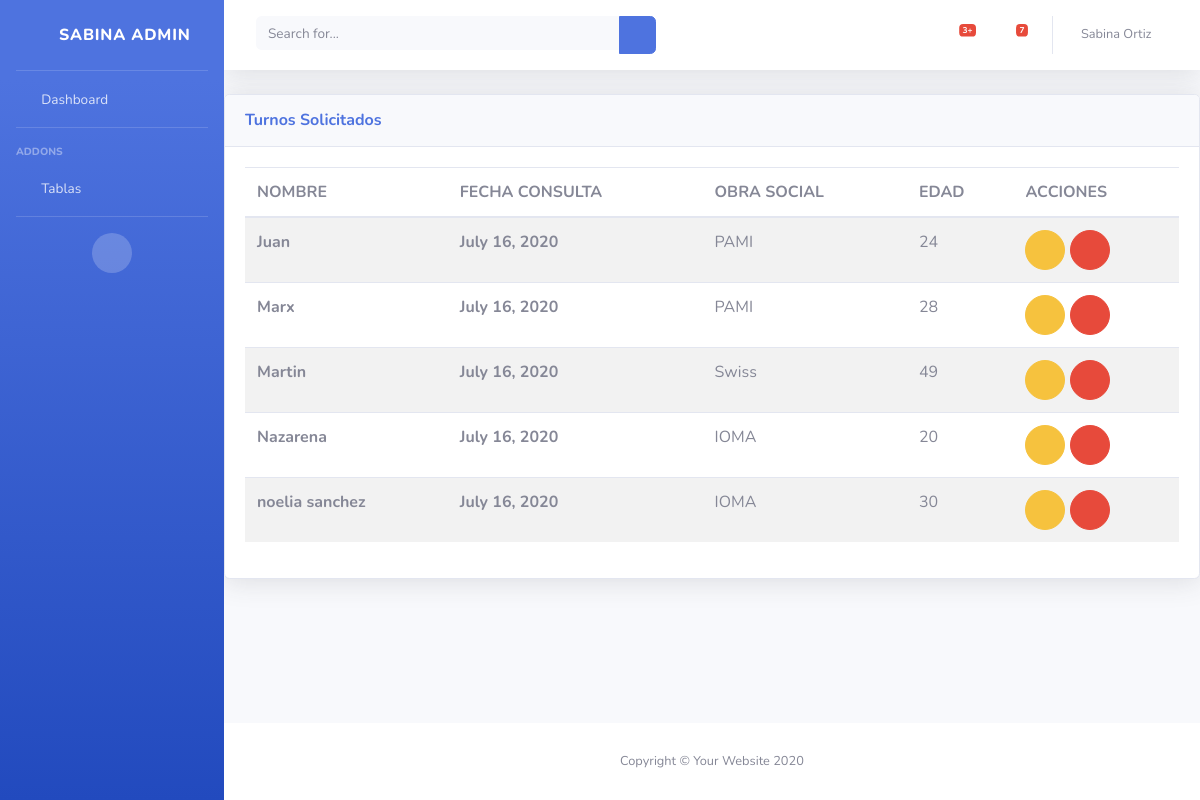
/turnolista/ (signed in), run on the app's committed database.
### turnos/models.py (models this page shows, shortened)
class Turno(models.Model):
    nombre = models.CharField(max_length=100)
    obra_social = models.CharField(max_length=100)
    email = models.EmailField(max_length=80)
    edad = models.IntegerField()
    dni = models.BigIntegerField()
    telefono = models.CharField(max_length=80)
    direccion = models.CharField(max_length=150)
    fecha_consulta = models.DateField(verbose_name="Fecha de Consulta", default=now)
    fecha_create = models.DateTimeField(auto_now_add=True)
    fecha_update = models.DateTimeField(auto_now=True)
    class Meta:
        verbose_name = "turno"
        verbose_name_plural = "turnos"

### administracion/views.py (the view)
# urls.py: path('', TablaTurno.as_view(), name='turno_list'),
class TablaTurno(LoginRequiredMixin, ListView):
    model = Turno
    template_name = 'administracion/turnos.html'
    context_object_name = "turnos"
    login_url = 'login:login'

### administracion/templates/administracion/turnos.html (shortened to what this page needs)
{% extends 'login/home.html' %}
{% block contenido %}
 <div class="card shadow ">
    <div class="card-header py-3 d-flex flex-row align-items-center justify-content-between">
      <h6 class="m-0 font-weight-bold text-primary">Turnos Solicitados</h6>
      <div class="dropdown no-arrow">
        <a class="dropdown-toggle" href="#" role="button" id="dropdownMenuLink" data-toggle="dropdown" aria-haspopup="true" aria-expanded="false">
          <i class="fas fa-ellipsis-v fa-sm fa-fw text-gray-400"></i>
        </a>
      </div>
    </div>
    <div class="card-body">
      {% if not turnos %}
      <div class="alert alert-info">No existe Turnos Solicitados</div>
      {% else %}
      <table class="table table-striped table-hover" id="tablaturnos">
        <thead>
          <tr>
            <th scope="col">NOMBRE</th>
            <th scope="col">FECHA CONSULTA</th>
            <th scope="col">OBRA SOCIAL</th>
            <th scope="col">EDAD</th>
            <th class= "all"scope="col">ACCIONES</th>
          </tr>
        </thead>
        <tbody>
            {% for item in turnos%}
            <tr>
                <th scope="row">{{item.nombre}}</th>
                <th scope="row">{{item.fecha_consulta}}</th>
                <td>{{item.obra_social}}</td>
                <td>{{item.edad}}</td>
                <td>
                    <a href="#" class="btn btn-warning btn-circle" role="button"><i class="far fa-edit"></i></a>
                    <a href="#" class="btn btn-danger btn-circle" role="button"><i class="far fa-trash-alt"></i></a>
                </td>
            </tr>
            {% endfor %}
        </tbody>
      </table>
      {% endif %}
    </div>
  </div>
{% endblock  %}

### login/templates/login/home.html (shortened to what this page needs)
{% extends 'login/base.html' %}
{% block sidebar %}
    <ul class="navbar-nav bg-gradient-primary sidebar sidebar-dark accordion" id="accordionSidebar">
      <a class="sidebar-brand d-flex align-items-center justify-content-center" href="{% url 'login:home' %}">
        <div class="sidebar-brand-icon rotate-n-15">
          <i class="fas fa-tooth"></i>
        </div>
        <div class="sidebar-brand-text mx-3">Sabina Admin </div>
      </a>
      <hr class="sidebar-divider my-0">
      <li class="nav-item">
        <a class="nav-link" href="{% url 'login:home' %}">
          <i class="fas fa-fw fa-tachometer-alt"></i>
          <span>Dashboard</span></a>
      </li>
      <hr class="sidebar-divider">
      <div class="sidebar-heading">
        Addons
      </div>
      <li class="nav-item">
        <a class="nav-link" href="{% url 'turnolista:turno_list' %}">
          <i class="fas fa-fw fa-table"></i>
          <span>Tablas</span></a>
      </li>
      <hr class="sidebar-divider d-none d-md-block">
      <div class="text-center d-none d-md-inline">
        <button class="rounded-circle border-0" id="sidebarToggle"></button>
      </div>
    </ul>
{% endblock   %}
{% block topbar %}
        <nav class="navbar navbar-expand navbar-light bg-white topbar mb-4 static-top shadow">
          <form class="d-none d-sm-inline-block form-inline mr-auto ml-md-3 my-2 my-md-0 mw-100 navbar-search">
            <div class="input-group">
              <input type="text" class="form-control bg-light border-0 small" placeholder="Search for..." aria-label="Search" aria-describedby="basic-addon2">
              <div class="input-group-append">
                <button class="btn btn-primary" type="button">
                  <i class="fas fa-search fa-sm"></i>
                </button>
              </div>
            </div>
          </form>
          <ul class="navbar-nav ml-auto">
            <li class="nav-item dropdown no-arrow mx-1">
              <a class="nav-link dropdown-toggle" href="#" id="alertsDropdown" role="button" data-toggle="dropdown" aria-haspopup="true" aria-expanded="false">
                <i class="fas fa-bell fa-fw"></i>
                <span class="badge badge-danger badge-counter">3+</span>
              </a>
            </li>
            <li class="nav-item dropdown no-arrow mx-1">
              <a class="nav-link dropdown-toggle" href="#" id="messagesDropdown" role="button" data-toggle="dropdown" aria-haspopup="true" aria-expanded="false">
                <i class="fas fa-envelope fa-fw"></i>
                <span class="badge badge-danger badge-counter">7</span>
              </a>
            </li>
            <li class="nav-item dropdown no-arrow">
              <a class="nav-link dropdown-toggle" href="#" id="userDropdown" role="button" data-toggle="dropdown" aria-haspopup="true" aria-expanded="false">
                <span class="mr-2 d-none d-lg-inline text-gray-600 small">Sabina Ortiz</span>
                <i class="fas fa-female"></i>
              </a>
            </li>
          </ul>
        </nav>
        {% endblock %}
        {% block footer %}
      <footer class="sticky-footer bg-white">
        <div class="container my-auto">
          <div class="copyright text-center my-auto">
            <span>Copyright &copy; Your Website 2020</span>
          </div>
        </div>
      </footer>
      {% endblock %}

### login/templates/login/base.html (shortened to what this page needs)
<!DOCTYPE html>
<html lang="en">
<head>
  {% load static %}
  <link href="{% static 'login/vendor/fontawesome-free/css/all.min.css' %}" rel="stylesheet" type="text/css">
  <link href="{% static 'login/css/sb-admin-2.min.css' %}" rel="stylesheet">
 <link rel="stylesheet" type="text/css" href="https://cdn.datatables.net/v/dt/dt-1.10.21/datatables.min.css"/>
</head>
<body id="page-top" class="bg-gradient-primary">
  <div id="wrapper">
{% block sidebar %}
{% endblock  %}
    <div id="content-wrapper" class="d-flex flex-column">
      <div id="content">
        {% block topbar %}{% endblock  %}
        {% block contenido %}{% endblock  %}
      </div>
      {% block footer %}{% endblock  %}
    </div>
  </div>
</body>
</html>

### data on the page
Turno: nombre "Juan", fecha_consulta "July 16, 2020", obra_social "PAMI", edad "24"
Turno: nombre "Marx", fecha_consulta "July 16, 2020", obra_social "PAMI", edad "28"
Turno: nombre "Martin", fecha_consulta "July 16, 2020", obra_social "Swiss", edad "49"
Turno: nombre "Nazarena", fecha_consulta "July 16, 2020", obra_social "IOMA", edad "20"
Turno: nombre "noelia sanchez", fecha_consulta "July 16, 2020", obra_social "IOMA", edad "30"
